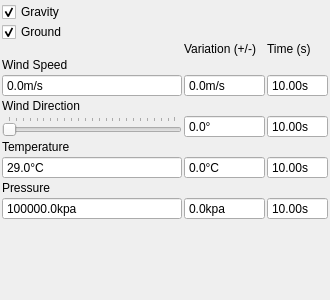
<?xml version="1.0" encoding="UTF-8"?>
<ui version="4.0">
 <class>Environment_Widget</class>
 <widget class="QWidget" name="Environment_Widget">
  <property name="geometry">
   <rect>
    <x>0</x>
    <y>0</y>
    <width>330</width>
    <height>300</height>
   </rect>
  </property>
  <property name="windowTitle">
   <string>Form</string>
  </property>
  <layout class="QVBoxLayout" name="verticalLayout">
   <property name="spacing">
    <number>0</number>
   </property>
   <property name="leftMargin">
    <number>2</number>
   </property>
   <property name="topMargin">
    <number>2</number>
   </property>
   <property name="rightMargin">
    <number>2</number>
   </property>
   <property name="bottomMargin">
    <number>2</number>
   </property>
   <item>
    <widget class="QCheckBox" name="gravity_enabled">
     <property name="text">
      <string>Gravity</string>
     </property>
     <property name="checked">
      <bool>true</bool>
     </property>
    </widget>
   </item>
   <item>
    <widget class="QCheckBox" name="ground_enabled">
     <property name="text">
      <string>Ground</string>
     </property>
     <property name="checked">
      <bool>true</bool>
     </property>
    </widget>
   </item>
   <item>
    <layout class="QGridLayout" name="gridLayout">
     <property name="spacing">
      <number>2</number>
     </property>
     <item row="6" column="0">
      <widget class="QDoubleSpinBox" name="temperature_value">
       <property name="buttonSymbols">
        <enum>QAbstractSpinBox::NoButtons</enum>
       </property>
       <property name="suffix">
        <string>°C</string>
       </property>
       <property name="decimals">
        <number>1</number>
       </property>
       <property name="minimum">
        <double>-50.000000000000000</double>
       </property>
       <property name="maximum">
        <double>70.000000000000000</double>
       </property>
       <property name="value">
        <double>29.000000000000000</double>
       </property>
      </widget>
     </item>
     <item row="2" column="2">
      <widget class="QDoubleSpinBox" name="wind_speed_time">
       <property name="frame">
        <bool>true</bool>
       </property>
       <property name="buttonSymbols">
        <enum>QAbstractSpinBox::NoButtons</enum>
       </property>
       <property name="suffix">
        <string>s</string>
       </property>
       <property name="minimum">
        <double>0.100000000000000</double>
       </property>
       <property name="maximum">
        <double>3600.000000000000000</double>
       </property>
       <property name="value">
        <double>10.000000000000000</double>
       </property>
      </widget>
     </item>
     <item row="4" column="1">
      <widget class="QDoubleSpinBox" name="wind_direction_variation">
       <property name="buttonSymbols">
        <enum>QAbstractSpinBox::NoButtons</enum>
       </property>
       <property name="suffix">
        <string>°</string>
       </property>
       <property name="decimals">
        <number>1</number>
       </property>
       <property name="maximum">
        <double>360.000000000000000</double>
       </property>
      </widget>
     </item>
     <item row="8" column="0">
      <widget class="QDoubleSpinBox" name="pressure_value">
       <property name="buttonSymbols">
        <enum>QAbstractSpinBox::NoButtons</enum>
       </property>
       <property name="suffix">
        <string>kpa</string>
       </property>
       <property name="decimals">
        <number>1</number>
       </property>
       <property name="maximum">
        <double>150000.000000000000000</double>
       </property>
       <property name="singleStep">
        <double>10.000000000000000</double>
       </property>
       <property name="value">
        <double>100000.000000000000000</double>
       </property>
      </widget>
     </item>
     <item row="4" column="2">
      <widget class="QDoubleSpinBox" name="wind_direction_time">
       <property name="buttonSymbols">
        <enum>QAbstractSpinBox::NoButtons</enum>
       </property>
       <property name="suffix">
        <string>s</string>
       </property>
       <property name="minimum">
        <double>0.100000000000000</double>
       </property>
       <property name="maximum">
        <double>3600.000000000000000</double>
       </property>
       <property name="value">
        <double>10.000000000000000</double>
       </property>
      </widget>
     </item>
     <item row="5" column="0">
      <widget class="QLabel" name="label_5">
       <property name="text">
        <string>Temperature</string>
       </property>
      </widget>
     </item>
     <item row="3" column="0">
      <widget class="QLabel" name="label_2">
       <property name="text">
        <string>Wind Direction</string>
       </property>
      </widget>
     </item>
     <item row="2" column="1">
      <widget class="QDoubleSpinBox" name="wind_speed_variation">
       <property name="buttonSymbols">
        <enum>QAbstractSpinBox::NoButtons</enum>
       </property>
       <property name="suffix">
        <string>m/s</string>
       </property>
       <property name="decimals">
        <number>1</number>
       </property>
       <property name="maximum">
        <double>1000.000000000000000</double>
       </property>
      </widget>
     </item>
     <item row="2" column="0">
      <widget class="QDoubleSpinBox" name="wind_speeds_value">
       <property name="buttonSymbols">
        <enum>QAbstractSpinBox::NoButtons</enum>
       </property>
       <property name="suffix">
        <string>m/s</string>
       </property>
       <property name="decimals">
        <number>1</number>
       </property>
       <property name="maximum">
        <double>1000.000000000000000</double>
       </property>
      </widget>
     </item>
     <item row="6" column="1">
      <widget class="QDoubleSpinBox" name="temperature_variation">
       <property name="buttonSymbols">
        <enum>QAbstractSpinBox::NoButtons</enum>
       </property>
       <property name="suffix">
        <string>°C</string>
       </property>
       <property name="decimals">
        <number>1</number>
       </property>
       <property name="maximum">
        <double>100.000000000000000</double>
       </property>
      </widget>
     </item>
     <item row="7" column="0">
      <widget class="QLabel" name="label_8">
       <property name="text">
        <string>Pressure</string>
       </property>
      </widget>
     </item>
     <item row="0" column="2">
      <widget class="QLabel" name="label_9">
       <property name="text">
        <string>Time (s)</string>
       </property>
      </widget>
     </item>
     <item row="8" column="2">
      <widget class="QDoubleSpinBox" name="pressure_time">
       <property name="buttonSymbols">
        <enum>QAbstractSpinBox::NoButtons</enum>
       </property>
       <property name="suffix">
        <string>s</string>
       </property>
       <property name="minimum">
        <double>0.100000000000000</double>
       </property>
       <property name="maximum">
        <double>3600.000000000000000</double>
       </property>
       <property name="value">
        <double>10.000000000000000</double>
       </property>
      </widget>
     </item>
     <item row="0" column="1">
      <widget class="QLabel" name="label_7">
       <property name="text">
        <string>Variation (+/-)</string>
       </property>
      </widget>
     </item>
     <item row="8" column="1">
      <widget class="QDoubleSpinBox" name="pressure_variation">
       <property name="buttonSymbols">
        <enum>QAbstractSpinBox::NoButtons</enum>
       </property>
       <property name="suffix">
        <string>kpa</string>
       </property>
       <property name="decimals">
        <number>1</number>
       </property>
       <property name="maximum">
        <double>100000.000000000000000</double>
       </property>
      </widget>
     </item>
     <item row="6" column="2">
      <widget class="QDoubleSpinBox" name="temperature_time">
       <property name="buttonSymbols">
        <enum>QAbstractSpinBox::NoButtons</enum>
       </property>
       <property name="suffix">
        <string>s</string>
       </property>
       <property name="minimum">
        <double>0.100000000000000</double>
       </property>
       <property name="maximum">
        <double>3600.000000000000000</double>
       </property>
       <property name="singleStep">
        <double>1.000000000000000</double>
       </property>
       <property name="value">
        <double>10.000000000000000</double>
       </property>
      </widget>
     </item>
     <item row="1" column="0">
      <widget class="QLabel" name="label">
       <property name="text">
        <string>Wind Speed</string>
       </property>
      </widget>
     </item>
     <item row="4" column="0">
      <widget class="QSlider" name="wind_direction_value">
       <property name="maximum">
        <number>359</number>
       </property>
       <property name="orientation">
        <enum>Qt::Horizontal</enum>
       </property>
       <property name="tickPosition">
        <enum>QSlider::TicksAbove</enum>
       </property>
       <property name="tickInterval">
        <number>15</number>
       </property>
      </widget>
     </item>
    </layout>
   </item>
   <item>
    <spacer name="verticalSpacer">
     <property name="orientation">
      <enum>Qt::Vertical</enum>
     </property>
     <property name="sizeHint" stdset="0">
      <size>
       <width>20</width>
       <height>119</height>
      </size>
     </property>
    </spacer>
   </item>
  </layout>
 </widget>
 <resources/>
 <connections/>
</ui>
